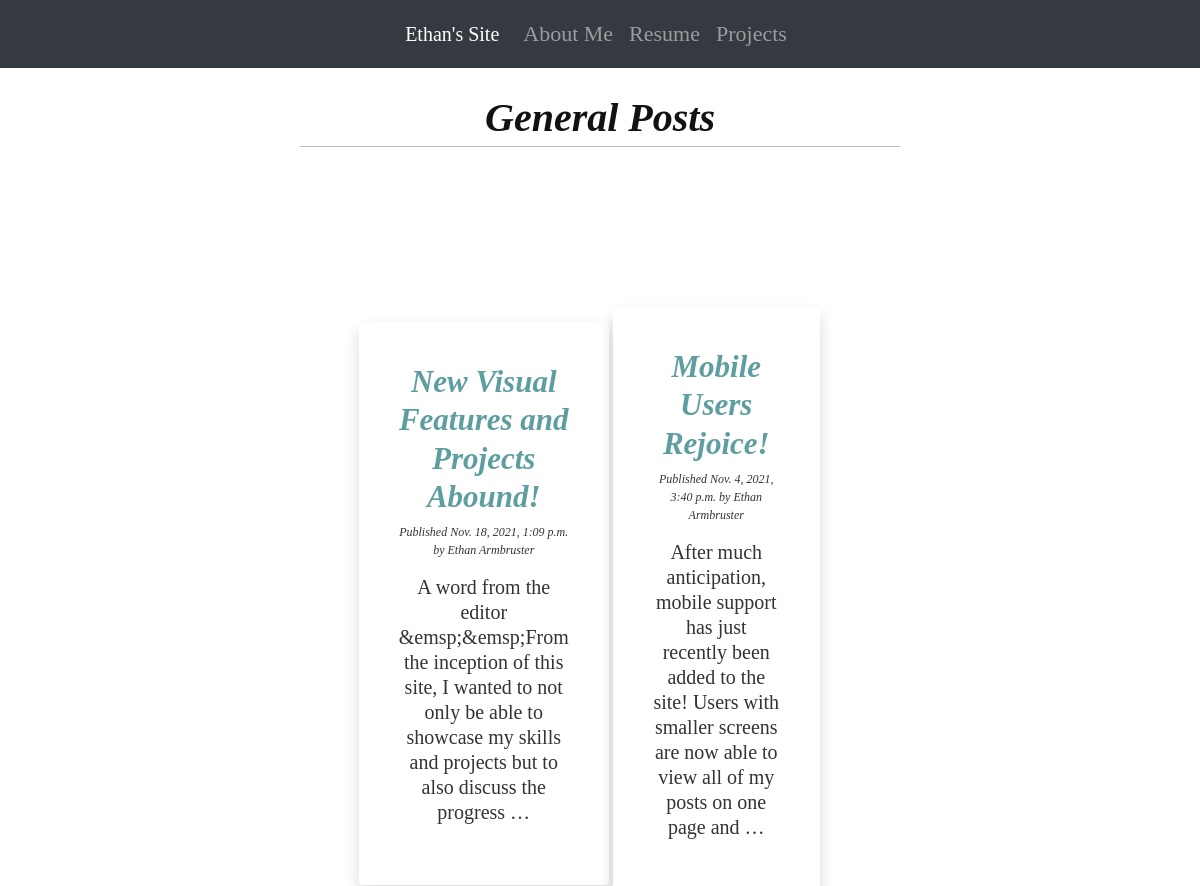
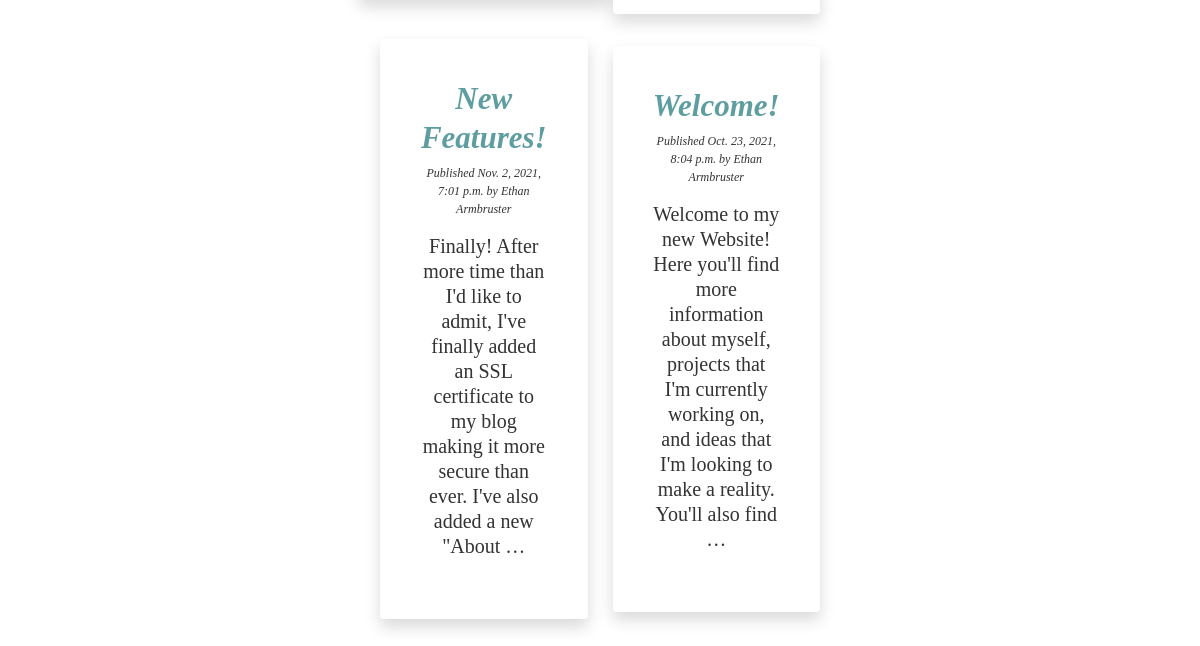
The app's page /, older data (2 pictures, top to bottom).
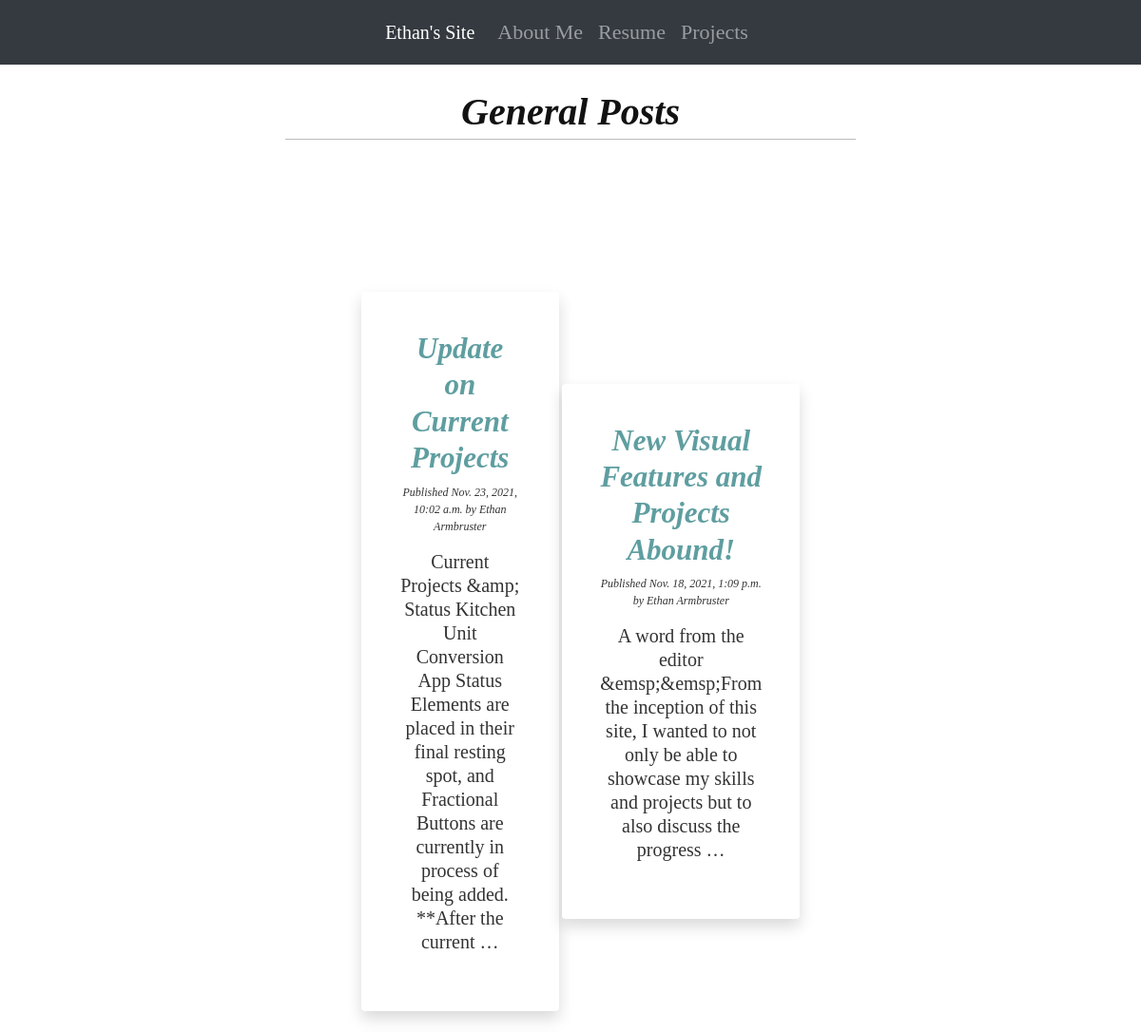
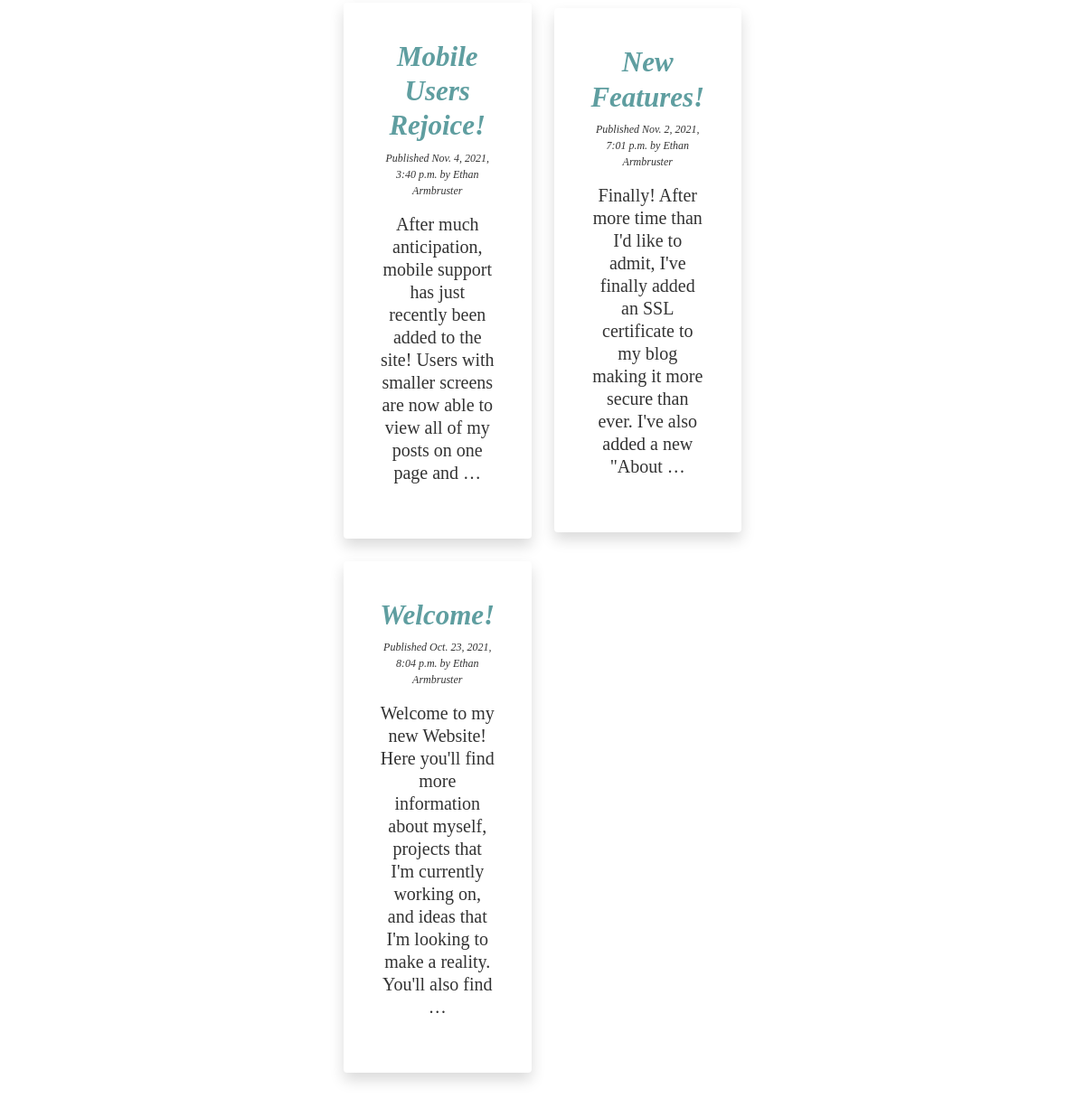
The same page, newer data (2 pictures, top to bottom).
### functionality/models.py (models this page shows, shortened)
class Post(models.Model):
    STATUS_CHOICES = (
        ('draft', 'Draft'), ('published', 'Published'),
    )
    title = models.CharField(max_length=500)
    slug = models.SlugField(max_length=500, unique_for_date='publish')
    author = models.ForeignKey(User, on_delete=models.CASCADE, related_name='blog_posts')
    body = RichTextField(blank=True, null=True)
    publish = models.DateTimeField(default=django.utils.timezone.now)
    created = models.DateTimeField(auto_now_add=True)
    updated = models.DateTimeField(auto_now=True)
    status = models.CharField(max_length=10, choices=STATUS_CHOICES, default='draft')
    objects = models.Manager()
    published = PublishedManager()
    class Meta:
        ordering = ('-publish',)
    def get_absolute_url(self):
        return reverse('functionality:post_detail', args=[self.publish.year,
                                                 self.publish.month,
                                                 self.publish.day,
                                                 self.slug])

### functionality/views.py (the view)
# urls.py: path('', views.post_list, name='post_list'),
def post_list(request):
    posts = Post.published.all()
    return render(request, 'html/list.html', {'posts': posts})

### functionality/models.py (called while the page is built)
    def get_queryset(self):
        return super(PublishedManager, self).get_queryset().filter(status='published')

### functionality/templates/html/list.html (shortened to what this page needs)
{% extends "html/base.html" %}
{% load static %}
{% load tz %}
{% block content %}
    <h1 class="times header"><span>General Posts</span></h1>
    <div id="blog_post_grid" class="grid-container">
        {% for post in posts %}
            <div id="indiv_post_card" class=" grid-item border-0 frame shadow secondary-theme card">
                <h2>
                    <a class="times post_title_color" href="{{ post.get_absolute_url }}">
                        {{ post.title }}
                    </a>
                </h2>
                <p class="date">
                    Published {{ post.publish|timezone:"America/New_York" }}
                    by {{ post.author.first_name }} {{ post.author.last_name }}
                </p>
                <div class="times_info">
                    {{ post.body|striptags|truncatewords:30 }}
                </div>
            </div>
        {% endfor %}
    </div>
{% endblock %}

Row changes from the older to the newer data that the page shows:
added Post: title "Update on Current Projects", publish "Nov. 23, 2021, 10:02 a.m.", author.first_name "Ethan", author.last_name "Armbruster", body "Current Projects &amp; Status Kitchen Unit Conversion App Status Elements are placed in their final resting spot, and Fractional Buttons are currently in process of being added. **After the current …"
